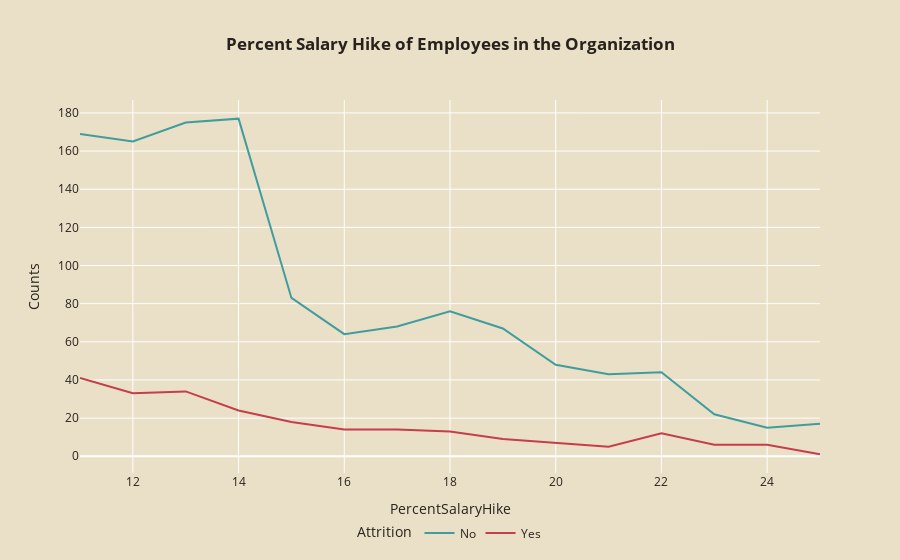

The notebook cell saved with this chart:
### Markdown cell above
### Effect of Salary Hikes on Employee Retention and Motivation

### Code cell
promotion_att = hr.groupby(['PercentSalaryHike', 'Attrition']).apply(lambda x: x['DailyRate'].count()).reset_index(name='Counts')

fig = px.line(promotion_att, x='PercentSalaryHike', y='Counts', color='Attrition', 
              title='<b>Percent Salary Hike of Employees in the Organization</b>', height=500, 
              color_discrete_map={'Yes': '#C53E4A', 'No': '#419D9D'})  # Specify line colors here

fig.update_traces(texttemplate='%{text:.2f}%', 
                  textposition='top center',
                  textfont_size=14, 
                  textfont_color='black',
                  marker=dict(line=dict(color='#28221D', width=1)))

fig.update_layout(title_x=0.5, 
                  legend=dict(orientation='h', yanchor='bottom', y=-0.2, xanchor='center', x=0.5),
                  font_color='#28221D',
                  paper_bgcolor='#EADFC7', 
                  plot_bgcolor='#EADFC7')

fig.show()

### Figure 1 — Plotly figure (JSON) as saved in the notebook; plotly's stock layout.template omitted (floating-point values rounded to 4 significant figures)
{"data": [{"hovertemplate": "Attrition=No<br>PercentSalaryHike=%{x}<br>Counts=%{y}<extra></extra>", "legendgroup": "No", "line": {"color": "#419D9D", "dash": "solid"}, "marker": {"symbol": "circle", "line": {"color": "#28221D", "width": 1}}, "mode": "lines", "name": "No", "orientation": "v", "showlegend": true, "x": [11, 12, 13, 14, 15, 16, 17, 18, 19, 20, 21, 22, 23, 24, 25], "xaxis": "x", "y": [169, 165, 175, 177, 83, 64, 68, 76, 67, 48, 43, 44, 22, 15, 17], "yaxis": "y", "type": "scatter", "textfont": {"color": "black", "size": 14}, "textposition": "top center", "texttemplate": "%{text:.2f}%"}, {"hovertemplate": "Attrition=Yes<br>PercentSalaryHike=%{x}<br>Counts=%{y}<extra></extra>", "legendgroup": "Yes", "line": {"color": "#C53E4A", "dash": "solid"}, "marker": {"symbol": "circle", "line": {"color": "#28221D", "width": 1}}, "mode": "lines", "name": "Yes", "orientation": "v", "showlegend": true, "x": [11, 12, 13, 14, 15, 16, 17, 18, 19, 20, 21, 22, 23, 24, 25], "xaxis": "x", "y": [41, 33, 34, 24, 18, 14, 14, 13, 9, 7, 5, 12, 6, 6, 1], "yaxis": "y", "type": "scatter", "textfont": {"color": "black", "size": 14}, "textposition": "top center", "texttemplate": "%{text:.2f}%"}], "layout": {"xaxis": {"anchor": "y", "domain": [0, 1], "title": {"text": "PercentSalaryHike"}, "type": "linear", "range": [11, 25], "autorange": true}, "yaxis": {"anchor": "x", "domain": [0, 1], "title": {"text": "Counts"}, "type": "linear", "range": [-8.778, 186.8], "autorange": true}, "legend": {"title": {"text": "Attrition"}, "tracegroupgap": 0, "orientation": "h", "yanchor": "bottom", "y": -0.2, "xanchor": "center", "x": 0.5}, "title": {"text": "<b>Percent Salary Hike of Employees in the Organization</b>", "x": 0.5}, "font": {"color": "#28221D"}, "paper_bgcolor": "#EADFC7", "plot_bgcolor": "#EADFC7", "autosize": true}}
